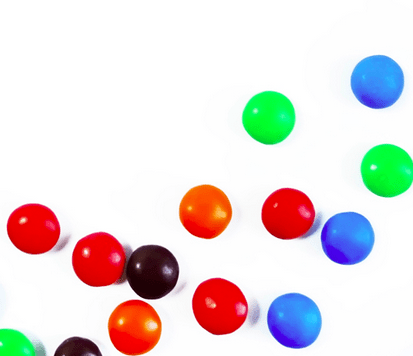
#> input picture CV/opencv/data/smarties.png, 413 x 356 px
$ python 'morphological l_transformation.py'
#> lines starting #> are read from the running program, lines starting #| are printed output that depends on the picture; after the words box and inside, x2 and y2 are one past the last pixel; in counts of white or black regions, pixels touching at a corner belong together
import cv2 as cv
import numpy as np
from matplotlib import pyplot as plt

source = cv.imread('data/smarties.png', cv.IMREAD_GRAYSCALE)
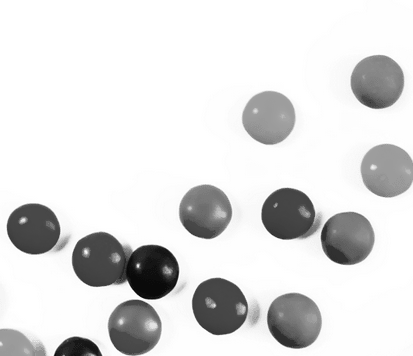
#> source: shape (356, 413); min 10, max 255, mean 222.6
# source = cv.cvtColor(source, cv.COLOR_BGR2RGB)

_, mask = cv.threshold(source, 220, 255, cv.THRESH_BINARY_INV)
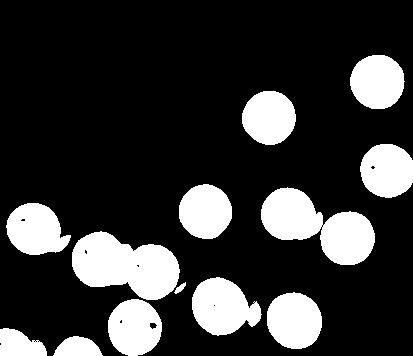
#> mask: shape (356, 413); 20.9% white; 13 white regions, largest, box (x1, y1, x2, y2) and area: (72, 231, 180, 300) 4960, (261, 187, 375, 265) 4826, (192, 277, 262, 336) 2808

kernel   = np.ones((2, 2), np.uint8)
dilate   = cv.dilate(mask, kernel, iterations=2)
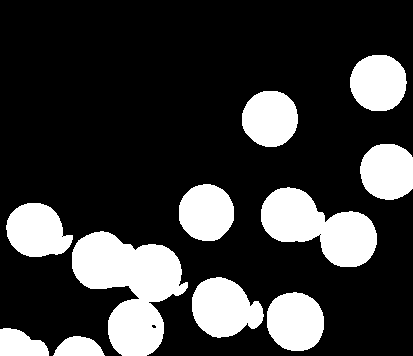
#> dilate: shape (356, 413); 22.8% white; 11 white regions, largest, box (x1, y1, x2, y2) and area: (72, 231, 188, 356) 8053, (261, 187, 377, 267) 5273, (192, 277, 264, 338) 3100
erode    = cv.erode(mask, kernel, iterations=2)
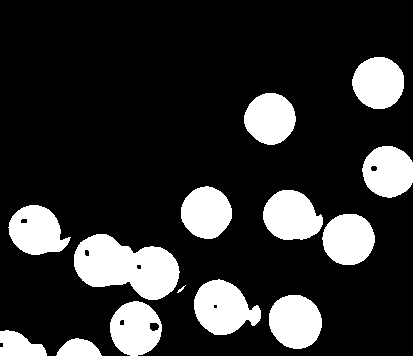
#> erode: shape (356, 413); 18.9% white; 14 white regions, largest, box (x1, y1, x2, y2) and area: (74, 234, 180, 300) 4558, (194, 279, 261, 335) 2517, (263, 190, 323, 240) 2258
open     = cv.morphologyEx(mask, cv.MORPH_OPEN, kernel)
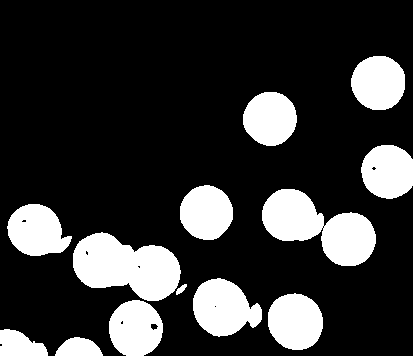
#> open: shape (356, 413); 20.8% white; 13 white regions, largest, box (x1, y1, x2, y2) and area: (73, 232, 181, 301) 4960, (262, 189, 376, 266) 4825, (193, 278, 262, 337) 2803
close    = cv.morphologyEx(mask, cv.MORPH_CLOSE, kernel)
#> close: shape (356, 413); 20.9% white; 12 white regions, largest, box (x1, y1, x2, y2) and area: (73, 232, 187, 301) 5032, (262, 188, 376, 266) 4835, (193, 278, 263, 337) 2816
gradient = cv.morphologyEx(mask, cv.MORPH_GRADIENT, kernel)
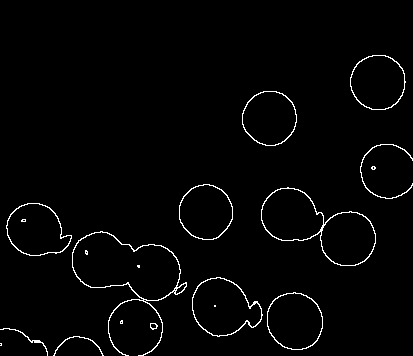
#> gradient: shape (356, 413); 2% white in thin lines or dots, all inside (x1, y1, x2, y2) = (0, 55, 413, 356)
tophat   = cv.morphologyEx(mask, cv.MORPH_TOPHAT, kernel)
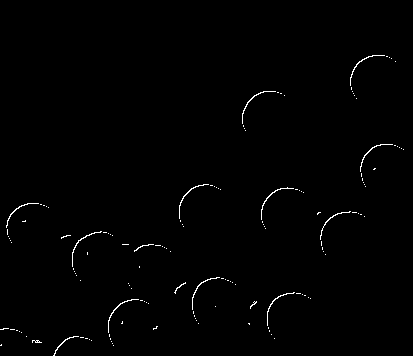
#> tophat: shape (356, 413); 0.73% white in thin lines or dots, all inside (x1, y1, x2, y2) = (0, 55, 404, 356)

titles = ['source', 'mask', 'dilate', 'erode', 'open', 'close', 'gradient', 'tophat']
images = [source, mask, dilate, erode, open, close, gradient, tophat]

for i in range(len(images)):
    plt.subplot(2 , 4, i+1)
    plt.imshow(images[i], 'gray')
    plt.title(titles[i])
    plt.xticks([]), plt.yticks([])
#> this loop made 8 passes

plt.show()

$ run again, with CV/opencv/data/pinhole_camera.png copied over CV/opencv/data/smarties.png
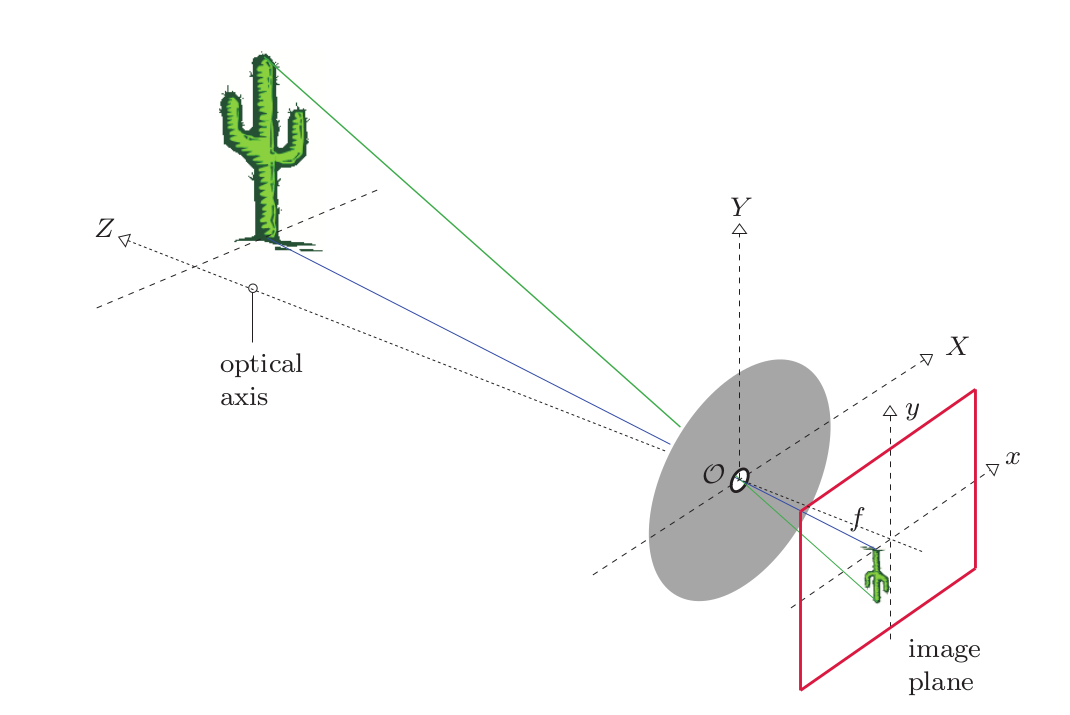
#> input picture CV/opencv/data/pinhole_camera.png, 1070 x 715 px
#> `_, mask = cv.threshold(source, 220, 255, cv.THRESH_BINARY_INV)`:
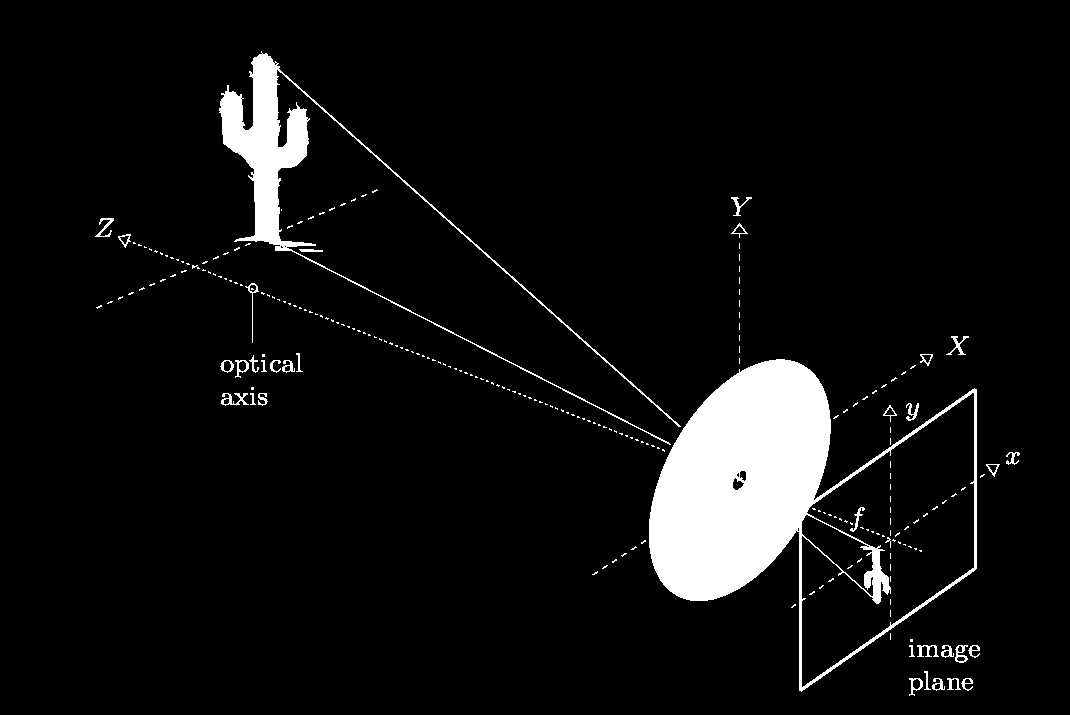
#> mask: shape (715, 1070); 6.2% white; 235 white regions (199 under 20 px), largest, box (x1, y1, x2, y2) and area: (649, 359, 977, 692) 34306, (219, 51, 681, 445) 9514, (221, 393, 249, 406) 158
#> dilate: shape (715, 1070); 8.1% white; 95 white regions, largest, box (x1, y1, x2, y2) and area: (219, 51, 979, 694) 51998, (118, 234, 282, 345) 969, (909, 645, 982, 665) 900
#> erode: shape (715, 1070); 5% white; 146 white regions (141 under 20 px), largest, box (x1, y1, x2, y2) and area: (651, 361, 831, 691) 30062, (221, 56, 312, 247) 6805, (865, 548, 891, 604) 501, (973, 391, 977, 569) 183, (277, 248, 289, 251) 22
#> open: shape (715, 1070); 6% white; 303 white regions (249 under 20 px), largest, box (x1, y1, x2, y2) and area: (650, 360, 978, 692) 33266, (220, 54, 317, 252) 7837, (862, 547, 892, 605) 755
#> close: shape (715, 1070); 6.3% white; 227 white regions (194 under 20 px), largest, box (x1, y1, x2, y2) and area: (650, 360, 978, 693) 34370, (220, 52, 682, 446) 9554, (222, 394, 257, 407) 197
#> gradient: shape (715, 1070); 1.7% white in thin lines or dots, all inside (x1, y1, x2, y2) = (95, 51, 1021, 697)
#> `tophat   = cv.morphologyEx(mask, cv.MORPH_TOPHAT, kernel)`:
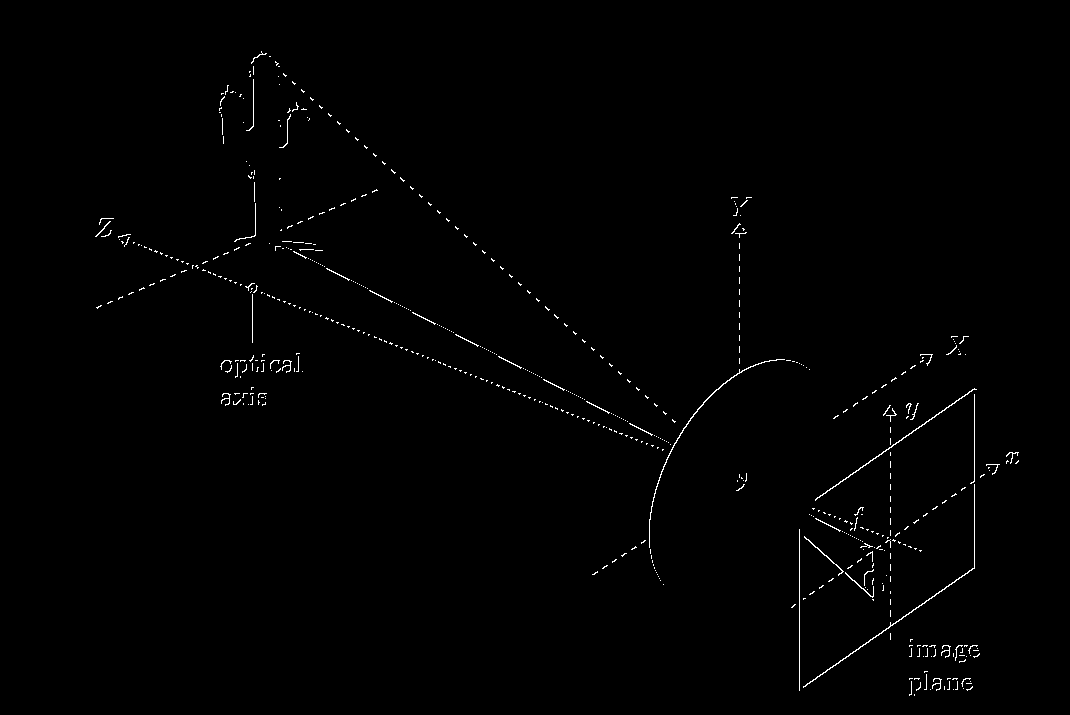
#> tophat: shape (715, 1070); 0.69% white in thin lines or dots, all inside (x1, y1, x2, y2) = (95, 51, 1019, 696)
#> the loop `for i in range(len(images)):` made 8 passes
